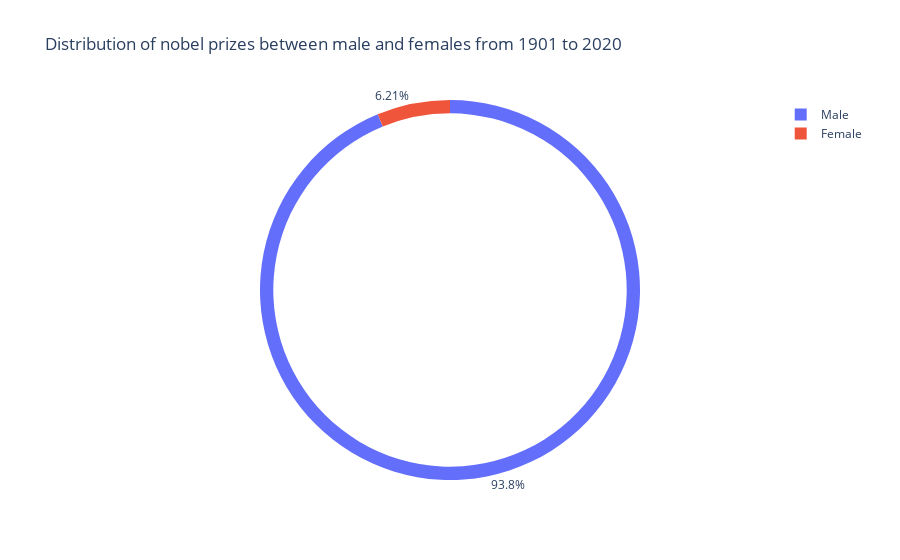

The notebook cell saved with this chart:
### Markdown cell above
**Challenge**: Create a [donut chart using plotly](https://plotly.com/python/pie-charts/) which shows how many prizes went to men compared to how many prizes went to women. What percentage of all the prizes went to women?

### Code cell
sex = df_data.sex.value_counts()
fig = px.pie(labels=sex.index, values=sex.values, title='Distribution of nobel prizes between male and females from 1901 to 2020', hole=0.93, names=sex.index)
fig.show()

### Figure 1 — Plotly figure (JSON) as saved in the notebook; plotly's stock layout.template omitted (floating-point values rounded to 4 significant figures)
{"data": [{"domain": {"x": [0, 1], "y": [0, 1]}, "hole": 0.93, "hovertemplate": "label=%{label}<br>value=%{value}<extra></extra>", "labels": ["Male", "Female"], "legendgroup": "", "name": "", "showlegend": true, "type": "pie", "values": [876, 58]}], "layout": {"legend": {"tracegroupgap": 0}, "title": {"text": "Distribution of nobel prizes between male and females from 1901 to 2020"}}}
